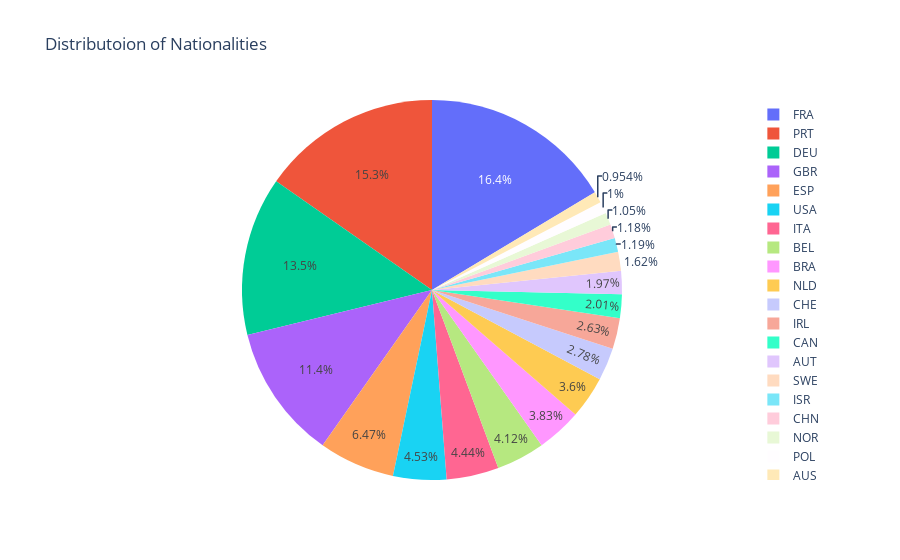

The notebook cell saved with this chart:
### Markdown cell above
Let's look at the top nationalities of our customer base.

### Code cell
top_nationality = Data['Nationality'].value_counts().head(20)
fig = px.pie( values = top_nationality.values,names=top_nationality.keys(), title='Distributoion of Nationalities')
fig.show()

### Figure 1 — Plotly figure (JSON) as saved in the notebook; plotly's stock layout.template omitted (floating-point values rounded to 4 significant figures)
{"data": [{"domain": {"x": [0, 1], "y": [0, 1]}, "hovertemplate": "label=%{label}<br>value=%{value}<extra></extra>", "labels": ["FRA", "PRT", "DEU", "GBR", "ESP", "USA", "ITA", "BEL", "BRA", "NLD", "CHE", "IRL", "CAN", "AUT", "SWE", "ISR", "CHN", "NOR", "POL", "AUS"], "legendgroup": "", "name": "", "showlegend": true, "type": "pie", "values": [12422, 11597, 10232, 8656, 4902, 3429, 3365, 3119, 2902, 2725, 2108, 1996, 1524, 1489, 1231, 900, 891, 795, 760, 723]}], "layout": {"legend": {"tracegroupgap": 0}, "title": {"text": "Distributoion of Nationalities"}}}
